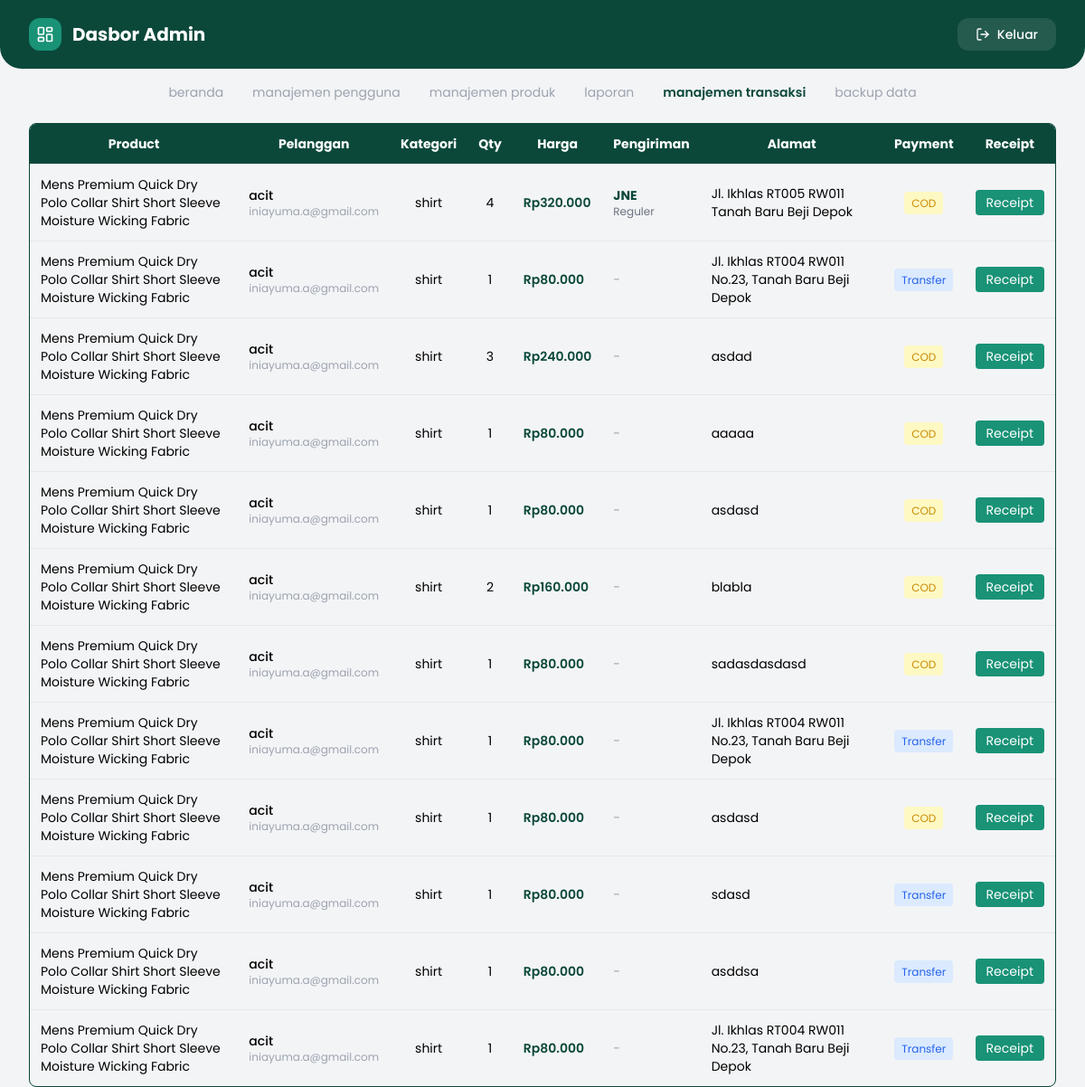
Page /Admin/transactions.php on the committed database.
### tables this page shows
CREATE TABLE `order_items` (
  `id` int(11) NOT NULL AUTO_INCREMENT,
  `order_id` int(11) DEFAULT NULL,
  `product_id` int(11) DEFAULT NULL,
  `qty` int(11) DEFAULT NULL,
  `price` int(11) DEFAULT NULL,
  PRIMARY KEY (`id`)
);

CREATE TABLE `products` (
  `id` int(11) NOT NULL AUTO_INCREMENT,
  `name` varchar(100) NOT NULL,
  `category` varchar(100) DEFAULT NULL,
  `stock` int(11) NOT NULL,
  `price` int(11) NOT NULL,
  `picture` varchar(255) DEFAULT NULL,
  `created_at` date DEFAULT NULL,
  `description` text DEFAULT NULL,
  PRIMARY KEY (`id`)
);

CREATE TABLE `users` (
  `id` int(11) NOT NULL AUTO_INCREMENT,
  `name` varchar(100) DEFAULT NULL,
  `email` varchar(100) DEFAULT NULL,
  `password` varchar(255) DEFAULT NULL,
  `created_at` datetime DEFAULT NULL,
  `avatar` varchar(255) DEFAULT NULL,
  `address` text DEFAULT NULL,
  PRIMARY KEY (`id`)
);

CREATE TABLE `orders` (
  `id` int(11) NOT NULL AUTO_INCREMENT,
  `address` text DEFAULT NULL,
  `payment_method` varchar(20) DEFAULT NULL,
  `total` int(11) DEFAULT NULL,
  `proof` varchar(255) DEFAULT NULL,
  `created_at` datetime DEFAULT NULL,
  `user_id` int(11) DEFAULT NULL,
  `status` enum('pending','accepted') DEFAULT 'pending',
  `expedition_name` varchar(50) DEFAULT NULL,
  `shipping_type` varchar(50) DEFAULT NULL,
  `shipping_cost` int(11) DEFAULT 0,
  PRIMARY KEY (`id`)
);

### Admin/transactions.php (the view, shortened to what this page needs)
<?php
include '../Admin/config/database.php';
$query = "
    SELECT
        order_items.id,
        products.name AS product_name,
        users.name AS customer_name,
        users.email AS customer_email,
        products.category,
        order_items.qty AS quantity,
        (order_items.qty * order_items.price) AS subtotal,
        orders.proof,
        orders.address,
        orders.payment_method,
        orders.created_at,
        orders.expedition_name,
        orders.shipping_type,
        orders.shipping_cost
    FROM order_items
    JOIN products ON order_items.product_id = products.id
    JOIN orders ON order_items.order_id = orders.id
    JOIN users ON orders.user_id = users.id
    ORDER BY order_items.id DESC
";
$result = mysqli_query($conn, $query);
?>
<!DOCTYPE html>
<html lang="id">
<head>
    <script src="https://cdn.tailwindcss.com"></script>
</head>
<body class="bg-gray-100 min-h-screen">
    <div class="bg-[#0B483A] rounded-b-3xl px-8 py-5 flex items-center justify-between">
        <div class="flex items-center gap-3">
            <div class="w-9 h-9 bg-[#199276] rounded-xl flex items-center justify-center">
                <i data-lucide="layout-dashboard" class="w-5 h-5 text-white"></i>
            </div>
            <h1 class="text-white text-xl font-bold">Dasbor Admin</h1>
        </div>
        <a href="logout.php" class="flex items-center gap-2 bg-white/10 hover:bg-white/20 text-white px-5 py-2 rounded-xl font-medium transition text-sm">
            <i data-lucide="log-out" class="w-4 h-4"></i> Keluar
        </a>
    </div>
    <div class="px-8 mt-4 flex justify-center">
        <ul class="flex gap-8 text-sm text-gray-400">
            <li><a href="dashboard.php" class="hover:text-[#0B483A] transition">beranda</a></li>
            <li><a href="users.php" class="hover:text-[#0B483A] transition">manajemen pengguna</a></li>
            <li><a href="products.php" class="hover:text-[#0B483A] transition">manajemen produk</a></li>
            <li><a href="reports.php" class="hover:text-[#0B483A] transition">laporan</a></li>
            <li><a href="transactions.php" class="text-[#0B483A] font-semibold transition">manajemen transaksi</a></li>
            <li><a href="backup.php" class="hover:text-[#0B483A] transition">backup data</a></li>
        </ul>
    </div>
    <div class="px-8 mt-6">
    <div class="overflow-x-auto border border-[#0B483A] rounded-lg">
    <table class="w-full text-sm">
        <thead class="bg-[#0B483A] text-white">
            <tr>
                <th class="p-3">Product</th>
                <th class="p-3">Pelanggan</th>
                <th class="p-3">Kategori</th>
                <th class="p-3">Qty</th>
                <th class="p-3">Harga</th>
                <th class="p-3">Pengiriman</th>
                <th class="p-3">Alamat</th>
                <th class="p-3">Payment</th>
                <th class="p-3">Receipt</th>
            </tr>
        </thead>
        <tbody>
        <?php while($row = mysqli_fetch_assoc($result)) { ?>
            <tr class="border-t text-start">
                <td class="p-3"><?= $row['product_name']; ?></td>
                <td class="p-3">
                    <div class="text-sm font-medium"><?= $row['customer_name']; ?></div>
                    <div class="text-xs text-gray-400"><?= $row['customer_email']; ?></div>
                </td>
                <td class="p-3 text-center"><?= $row['category']; ?></td>
                <td class="p-3 text-center"><?= $row['quantity']; ?></td>
                <td class="p-3 font-semibold text-[#0B483A]">
                    Rp<?= number_format($row['subtotal'], 0, ',', '.'); ?>
                </td>
                <td class="p-3 text-sm">
                    <?php if($row['expedition_name']): ?>
                        <div class="font-bold text-[#0B483A]"><?= $row['expedition_name']; ?></div>
                        <div class="text-xs text-gray-500"><?= $row['shipping_type']; ?></div>
                    <?php else: ?>
                        <span class="text-gray-400">-</span>
                    <?php endif; ?>
                </td>
                <td class="p-3"><?= $row['address']; ?></td>
                    <td class="p-3 text-center">
                        <?php if($row['payment_method'] == 'transfer'): ?>
                            <span class="bg-blue-100 text-blue-600 px-2 py-1 rounded text-xs">
                                Transfer
                            </span>
                        <?php else: ?>
                            <span class="bg-yellow-100 text-yellow-600 px-2 py-1 rounded text-xs">
                                COD
                            </span>
                        <?php endif; ?>
                    </td>
                <td class="p-3">
                    <a href="receipt.php?id=<?= $row['id']; ?>">
                        <button class="bg-[#199276] text-white px-3 py-1 rounded">
                            Receipt
                        </button>
                    </a>
                </td>
            </tr>
        <?php } ?>
        </tbody>
    </table>
    </div>
    </div>
</body>
</html>

### Admin/transactions.php (style rules this page uses)
body { font-family: 'Poppins', sans-serif; }

### rows in the picture
order_items: product.name "Mens Premium Quick Dry Polo Collar Shirt Short Sleeve Moisture Wicking Fabric", users.name "acit", users.email "iniayuma.a@gmail.com", product.category "shirt", qty "4", subtotal "320.000", order.expedition_name "JNE", order.shipping_type "Reguler", order.address "Jl. Ikhlas RT005 RW011 Tanah Baru Beji Depok", shows "COD"
order_items: product.name "Mens Premium Quick Dry Polo Collar Shirt Short Sleeve Moisture Wicking Fabric", users.name "acit", users.email "iniayuma.a@gmail.com", product.category "shirt", qty "1", subtotal "80.000", order.address "Jl. Ikhlas RT004 RW011 No.23, Tanah Baru Beji Depok", shows "Transfer"
order_items: product.name "Mens Premium Quick Dry Polo Collar Shirt Short Sleeve Moisture Wicking Fabric", users.name "acit", users.email "iniayuma.a@gmail.com", product.category "shirt", qty "3", subtotal "240.000", order.address "asdad", shows "COD"
order_items: product.name "Mens Premium Quick Dry Polo Collar Shirt Short Sleeve Moisture Wicking Fabric", users.name "acit", users.email "iniayuma.a@gmail.com", product.category "shirt", qty "1", subtotal "80.000", order.address "aaaaa", shows "COD"
order_items: product.name "Mens Premium Quick Dry Polo Collar Shirt Short Sleeve Moisture Wicking Fabric", users.name "acit", users.email "iniayuma.a@gmail.com", product.category "shirt", qty "1", subtotal "80.000", order.address "asdasd", shows "COD"
order_items: product.name "Mens Premium Quick Dry Polo Collar Shirt Short Sleeve Moisture Wicking Fabric", users.name "acit", users.email "iniayuma.a@gmail.com", product.category "shirt", qty "2", subtotal "160.000", order.address "blabla", shows "COD"
order_items: product.name "Mens Premium Quick Dry Polo Collar Shirt Short Sleeve Moisture Wicking Fabric", users.name "acit", users.email "iniayuma.a@gmail.com", product.category "shirt", qty "1", subtotal "80.000", order.address "sadasdasdasd", shows "COD"
order_items: product.name "Mens Premium Quick Dry Polo Collar Shirt Short Sleeve Moisture Wicking Fabric", users.name "acit", users.email "iniayuma.a@gmail.com", product.category "shirt", qty "1", subtotal "80.000", order.address "Jl. Ikhlas RT004 RW011 No.23, Tanah Baru Beji Depok", shows "Transfer"
order_items: product.name "Mens Premium Quick Dry Polo Collar Shirt Short Sleeve Moisture Wicking Fabric", users.name "acit", users.email "iniayuma.a@gmail.com", product.category "shirt", qty "1", subtotal "80.000", order.address "asdasd", shows "COD"
order_items: product.name "Mens Premium Quick Dry Polo Collar Shirt Short Sleeve Moisture Wicking Fabric", users.name "acit", users.email "iniayuma.a@gmail.com", product.category "shirt", qty "1", subtotal "80.000", order.address "sdasd", shows "Transfer"
order_items: product.name "Mens Premium Quick Dry Polo Collar Shirt Short Sleeve Moisture Wicking Fabric", users.name "acit", users.email "iniayuma.a@gmail.com", product.category "shirt", qty "1", subtotal "80.000", order.address "asddsa", shows "Transfer"
order_items: product.name "Mens Premium Quick Dry Polo Collar Shirt Short Sleeve Moisture Wicking Fabric", users.name "acit", users.email "iniayuma.a@gmail.com", product.category "shirt", qty "1", subtotal "80.000", order.address "Jl. Ikhlas RT004 RW011 No.23, Tanah Baru Beji Depok", shows "Transfer"
